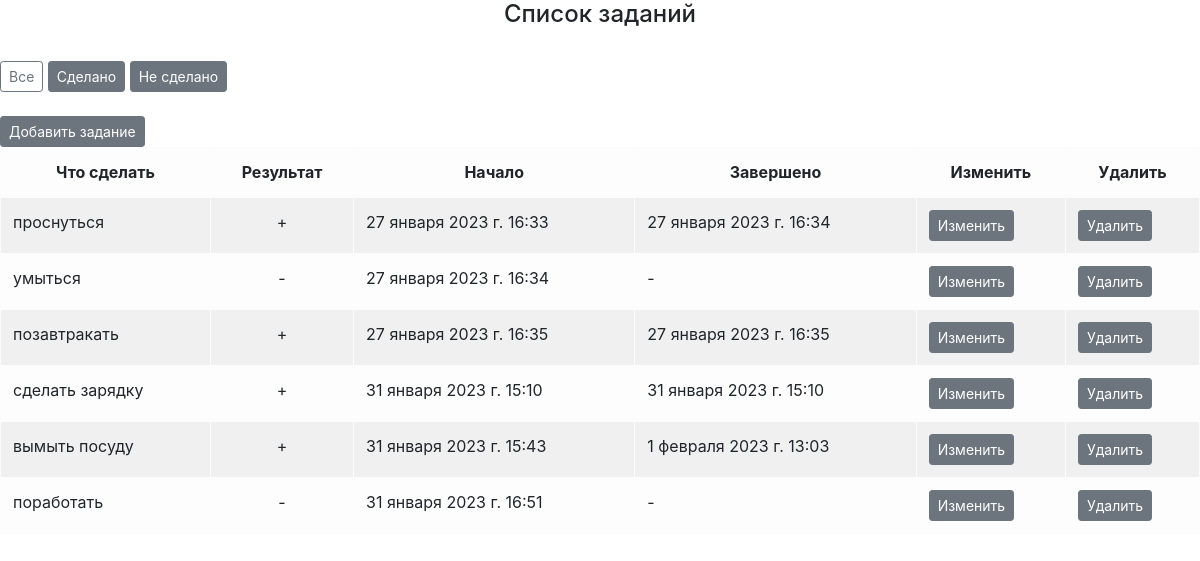
Page /list/ on the committed database.
### todolist/models.py (models this page shows, shortened)
class ToDo(models.Model):
    name = models.CharField(max_length=64, help_text="Список дел")
    is_done = models.BooleanField(default=False, help_text="Выполнено ли дело")
    timestamp_start = models.DateTimeField(
        auto_now_add=True, help_text="Время формирования задания"
    )
    timestamp_end = models.DateTimeField(
        blank=True, null=True, help_text="Время выполнения задания"
    )
    class Meta:
        verbose_name_plural = "Дела"

### todolist/views.py (the view)
# urls.py: path('list/', FullListView.as_view(), name='load'),
class FullListView(ListView):
    context_object_name = "todo_"
    queryset = ToDo.objects.all()
    template_name = "todo_list.html"

### todolist/templates/todo_list.html
{% extends 'base_list.html' %}
{% block title %}
<h4 align="center">Список заданий</h4>
<br>
<div>
<a href="#" type="button" class="btn btn-outline-secondary btn-sm">Все</a>
<a href="{% url 'load_on' %}" type="button" class="btn btn-secondary btn-sm">Сделано</a>
<a href="{% url 'load_off' %}" type="button" class="btn btn-secondary btn-sm">Не сделано</a>
</div>
<br>
{% endblock title %}

### todolist/templates/base_list.html
{% extends 'base.html' %}
{% block content %}
{% block title %}
{% endblock title %}
<div><a href="{% url 'add' %}" type="button" class="btn btn-secondary btn-sm">Добавить задание</a></div>
<table class="table table-light table-bordered table-hover table-striped">
    <thead align="center">
        <tr>
            <th>Что сделать</th>
            <th>Результат</th>
            <th>Начало</th>
            <th>Завершено</th>
            <th>Изменить</th>
            <th>Удалить</th>
        </tr>
    </thead>
    {% for todo in todo_ %}
    <tr>
        <td>{{ todo.name }}</td>
        <td align="center">
            {% if todo.is_done %}
                +
            {% else %}
                -
            {% endif%}
        </td>
        <td>{{ todo.timestamp_start }}</td>
        <td>
            {% if todo.timestamp_end %}
                {{ todo.timestamp_end }}
            {% else %}
                -
            {% endif %}
        </td>
        <td>
            <a href="{% url 'edit' todo.pk %}" type="button" class="btn btn-secondary btn-sm">Изменить</a>
        </td>
        <td>
            <a href="{% url 'delete' todo.pk %}" type="button" class="btn btn-secondary btn-sm">Удалить</a>
        </td>
    </tr>
    {% endfor %}
</table>
{% endblock content %}

### todolist/templates/base.html (shortened to what this page needs)
<!DOCTYPE html>
<html lang="en">
<head>
    <link rel="stylesheet" href="https://stackpath.bootstrapcdn.com/bootstrap/4.3.1/css/bootstrap.min.css"
>
</head>
<body>
{% block content %}
{% endblock content %}
</body>
</html>

### rows in the picture
ToDo: name "проснуться", timestamp_start "27 января 2023 г. 16:33", timestamp_end "27 января 2023 г. 16:34"
ToDo: name "умыться", timestamp_start "27 января 2023 г. 16:34"
ToDo: name "позавтракать", timestamp_start "27 января 2023 г. 16:35", timestamp_end "27 января 2023 г. 16:35"
ToDo: name "сделать зарядку", timestamp_start "31 января 2023 г. 15:10", timestamp_end "31 января 2023 г. 15:10"
ToDo: name "вымыть посуду", timestamp_start "31 января 2023 г. 15:43", timestamp_end "1 февраля 2023 г. 13:03"
ToDo: name "поработать", timestamp_start "31 января 2023 г. 16:51"
